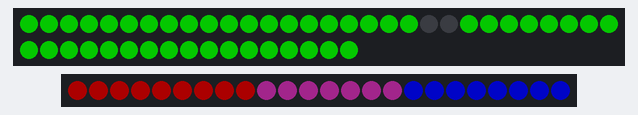
This sketch was run on a simulated Arduino Uno, built with avr-gcc and run on an emulated ATmega328P. Parts: 47 RGB LEDs in strip order, left to right, continuing on the next row, 24 RGB LEDs in strip order, left to right. Dim RGB values are drawn brighter than linear.

Above: at 0.1 s.
At 11.1 s:
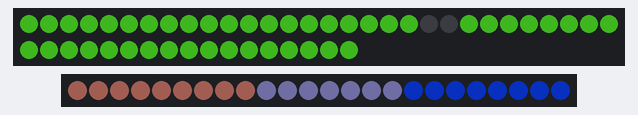
At 12.0 s:
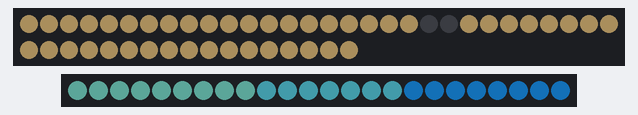
At 12.7 s:
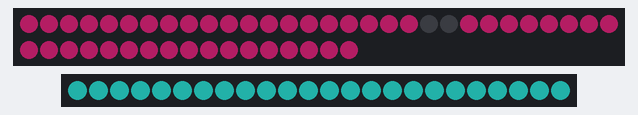
At 22.8 s:
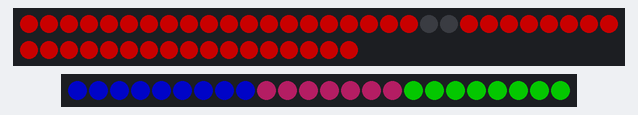
At 33.0 s:
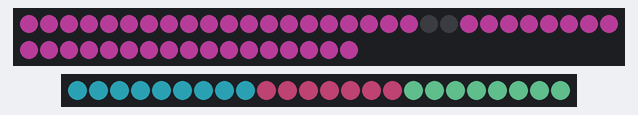

The sketch:

EliotDrawing.ino
```cpp
#include <FastLED.h>

#define BODY_NUM_LEDS 47
#define EXTRA_NUM_LEDS 24
#define BODY_DATA_PIN 2
#define EXTRA_DATA_PIN 4

//power
// tested using page 2
// all lights on at 5 brightness - 0.071a
// all lights on at 10 brightness - 0.085a
// all lights on at 20 brightness - 0.112a
// all lights on at 30 brightness - 0.138a
// all lights on at 80 brightness - 0.274a
// all lights on at 100 brightness - 0.328a
// all lights on at 150 brightness - 0.463a
// all lights on at 200 brightness - 0.598a
// all lights on at 225 brightness - 0.667a
// all lights on at 255 brightness - 0.750a

uint8_t maxBrightness = 100;

CRGB bodyLeds1[BODY_NUM_LEDS];
CRGB bodyLeds2[BODY_NUM_LEDS];
CRGB bodyLedsOut[BODY_NUM_LEDS];
uint8_t blendAmount = 0;
uint8_t patternCounter = 0;
uint8_t pattern1 = 0;
uint8_t pattern2 = 0;
bool useSource1 = false;

CRGB extraLeds1[EXTRA_NUM_LEDS];
CRGB extraLeds2[EXTRA_NUM_LEDS];
CRGB extraLedsOut[EXTRA_NUM_LEDS];

CHSV hsvToCHSV(int hNum, uint8_t sNum, uint8_t vNum) {
  uint8_t hValue = map(hNum, 0, 360, 0, 255);
  uint8_t sValue = map(sNum, 0, 100, 0, 255);
  uint8_t vValue = map(vNum, 0, 100, 0, 255);
  return CHSV(hValue, sValue, vValue);
}

//Basic colors
CHSV blueColor = CHSV(159, 255, 255);
CHSV redColor = CHSV(0, 255, 255);

CHSV pinkColor = hsvToCHSV(320, 65, 93);  //page 1
CHSV lightBlueColor = hsvToCHSV(191,67,100); //page 1

CHSV pink2Color = hsvToCHSV(302, 62, 76); //page 2
CHSV lightBlue2Color = hsvToCHSV(196,66,100); //page 2
CHSV greenColor = hsvToCHSV(135, 100, 100); //page 2
CHSV red2Color = hsvToCHSV(0, 99, 70); //page 2

CHSV pink3Color = hsvToCHSV(326, 47, 100); //page 3
CHSV lightBlue3Color = hsvToCHSV(180, 37, 100); //page 3
CHSV pink4Color = hsvToCHSV(304, 53, 100); //page 3
CHSV lightBlue4Color = hsvToCHSV(196, 63, 100); //page 3

CHSV blackColor = CHSV(0, 0, 0);

void setup() {
  // put your setup code here, to run once:
  FastLED.addLeds<WS2812B, BODY_DATA_PIN, GRB>(bodyLedsOut, BODY_NUM_LEDS);
  FastLED.addLeds<WS2812B, EXTRA_DATA_PIN, GRB>(extraLedsOut, EXTRA_NUM_LEDS);
  FastLED.setBrightness(maxBrightness);
  Serial.begin(9600);
}

void loop() {
  // put your main code here, to run repeatedly:
//  fill_solid(bodyLedsOut, BODY_NUM_LEDS, CRGB::Blue);
//  page1(bodyLedsOut);
//  page2();
//  page3();
  EVERY_N_MILLISECONDS(10) {
    blend(bodyLeds1, bodyLeds2, bodyLedsOut, BODY_NUM_LEDS, blendAmount);
    blend(extraLeds1, extraLeds2, extraLedsOut, EXTRA_NUM_LEDS, blendAmount);
    if(useSource1) {
      if(blendAmount < 255) blendAmount++;
    } else {
      if(blendAmount > 0) blendAmount--;
    }
  }

  EVERY_N_SECONDS(10) {
    nextPattern();
  }

  runPattern(pattern1, bodyLeds1, extraLeds1);
  runPattern(pattern2, bodyLeds2, extraLeds2);

  FastLED.show();
}

void nextPattern() {
  patternCounter = (patternCounter +1) % 4;
  if(patternCounter == 255){
    patternCounter = 0;
  }

  if(useSource1) pattern1 = patternCounter;
  else pattern2 = patternCounter;

  useSource1 = !useSource1;
}

void runPattern(uint8_t pattern, CRGB bodyLedStrip[], CRGB extraLedStrip[]) {
  switch (pattern) {
    case 0:
      page2(bodyLedStrip, extraLedStrip);
      break;
    case 1:
      page1(bodyLedStrip, extraLedStrip);
      break;
    case 2:
      page4(bodyLedStrip, extraLedStrip);
      break;
    case 3:
      page3(bodyLedStrip, extraLedStrip);
      break;
  }
}

void page1(CRGB bodyLedStrip[], CRGB extraLedStrip[]) {
  //color body
  left(bodyLedStrip, pinkColor);
  top(bodyLedStrip, pinkColor);
  right(bodyLedStrip, pinkColor);
  pants(bodyLedStrip, pinkColor);

  //color extremeties
  leftBox(extraLedStrip, lightBlueColor);
  horn(extraLedStrip, lightBlueColor);
  eye(extraLedStrip, lightBlueColor);
}

void page2(CRGB bodyLedStrip[], CRGB extraLedStrip[]) {
  //color body
  left(bodyLedStrip, greenColor);
  top(bodyLedStrip, greenColor);
  right(bodyLedStrip, greenColor);
  pants(bodyLedStrip, greenColor);

  //color extremeties
  leftBox(extraLedStrip, red2Color);
  horn(extraLedStrip, pink2Color);
  eye(extraLedStrip, blueColor);
}

void page3(CRGB bodyLedStrip[], CRGB extraLedStrip[]) {
  //color body
  left(bodyLedStrip, pink4Color);
  top(bodyLedStrip, pink4Color);
  right(bodyLedStrip, pink4Color);
  pants(bodyLedStrip, pink4Color);

  //color extremeties
  leftBox(extraLedStrip, lightBlue4Color);
  horn(extraLedStrip, pink3Color);
  eye(extraLedStrip, lightBlue3Color);
}

void page4(CRGB bodyLedStrip[], CRGB extraLedStrip[]) {
  //color body
  left(bodyLedStrip, redColor);
  top(bodyLedStrip, redColor);
  right(bodyLedStrip, redColor);
  pants(bodyLedStrip, redColor);

  //color extremeties
  leftBox(extraLedStrip, blueColor);
  horn(extraLedStrip, pinkColor);
  eye(extraLedStrip, greenColor);
}

void left(CRGB ledStrip[], CHSV color) {
  colorSection(ledStrip, color, 4, 11);
}

void top(CRGB ledStrip[], CHSV color) {
  colorSection(ledStrip, color, 12, 19);
}

void right(CRGB ledStrip[], CHSV color) {
  colorSection(ledStrip, color, 22, 27);
}

void pants(CRGB ledStrip[], CHSV color) {
  colorSection(ledStrip, color, 0, 3);
  colorSection(ledStrip, color, 28, 46);
}

void leftBox(CRGB ledStrip[], CHSV color) {
  colorSection(ledStrip, color, 0, 8);
}

void horn(CRGB ledStrip[], CHSV color) {
  colorSection(ledStrip, color, 9, 15);
}

void eye(CRGB ledStrip[], CHSV color) {
  colorSection(ledStrip, color, 16, 23);
}

void colorSection(CRGB ledStrip[], CHSV color, uint8_t first, uint8_t last) {
  for(uint8_t ledCounter = first; ledCounter <= last; ledCounter ++) {
    ledStrip[ledCounter] = color;
  }
}
```
